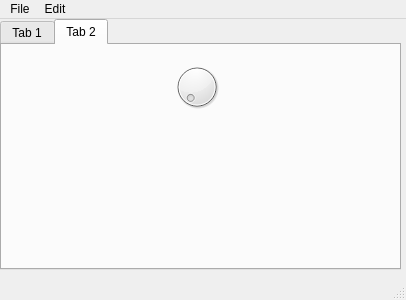
<?xml version="1.0" encoding="UTF-8"?>
<ui version="4.0">
 <class>MainWindow</class>
 <widget class="QMainWindow" name="MainWindow">
  <property name="geometry">
   <rect>
    <x>0</x>
    <y>0</y>
    <width>406</width>
    <height>300</height>
   </rect>
  </property>
  <property name="windowTitle">
   <string>PyQt5 Designer</string>
  </property>
  <widget class="QWidget" name="centralwidget">
   <widget class="QTabWidget" name="tabWidget">
    <property name="geometry">
     <rect>
      <x>0</x>
      <y>0</y>
      <width>401</width>
      <height>251</height>
     </rect>
    </property>
    <property name="currentIndex">
     <number>1</number>
    </property>
    <widget class="QWidget" name="tab">
     <attribute name="title">
      <string>Tab 1</string>
     </attribute>
     <widget class="QPushButton" name="pushButton">
      <property name="geometry">
       <rect>
        <x>0</x>
        <y>200</y>
        <width>75</width>
        <height>23</height>
       </rect>
      </property>
      <property name="text">
       <string>PushButton</string>
      </property>
     </widget>
    </widget>
    <widget class="QWidget" name="tab_2">
     <attribute name="title">
      <string>Tab 2</string>
     </attribute>
     <widget class="QDial" name="dial">
      <property name="geometry">
       <rect>
        <x>170</x>
        <y>10</y>
        <width>50</width>
        <height>64</height>
       </rect>
      </property>
     </widget>
    </widget>
   </widget>
  </widget>
  <widget class="QMenuBar" name="menubar">
   <property name="geometry">
    <rect>
     <x>0</x>
     <y>0</y>
     <width>406</width>
     <height>21</height>
    </rect>
   </property>
   <widget class="QMenu" name="menuFile">
    <property name="title">
     <string>File</string>
    </property>
    <addaction name="actionNew"/>
    <addaction name="separator"/>
    <addaction name="actionExit"/>
   </widget>
   <widget class="QMenu" name="menuEdit">
    <property name="title">
     <string>Edit</string>
    </property>
   </widget>
   <addaction name="menuFile"/>
   <addaction name="menuEdit"/>
  </widget>
  <widget class="QStatusBar" name="statusbar">
   <property name="statusTip">
    <string>Text in Statusbar</string>
   </property>
  </widget>
  <action name="actionNew">
   <property name="icon">
    <iconset>
     <normaloff>icons/new_icon.png</normaloff>icons/new_icon.png</iconset>
   </property>
   <property name="text">
    <string>New</string>
   </property>
  </action>
  <action name="actionExit">
   <property name="icon">
    <iconset>
     <normaloff>icons/exit_icon.png</normaloff>icons/exit_icon.png</iconset>
   </property>
   <property name="text">
    <string>Exit</string>
   </property>
   <property name="statusTip">
    <string>Click to exit the application</string>
   </property>
   <property name="shortcut">
    <string>Shift+X</string>
   </property>
  </action>
  <action name="actionitem1">
   <property name="text">
    <string>item1</string>
   </property>
  </action>
  <action name="actionitem2">
   <property name="text">
    <string>item2</string>
   </property>
  </action>
 </widget>
 <resources/>
 <connections>
  <connection>
   <sender>actionExit</sender>
   <signal>triggered()</signal>
   <receiver>MainWindow</receiver>
   <slot>close()</slot>
   <hints>
    <hint type="sourcelabel">
     <x>-1</x>
     <y>-1</y>
    </hint>
    <hint type="destinationlabel">
     <x>202</x>
     <y>149</y>
    </hint>
   </hints>
  </connection>
 </connections>
</ui>
